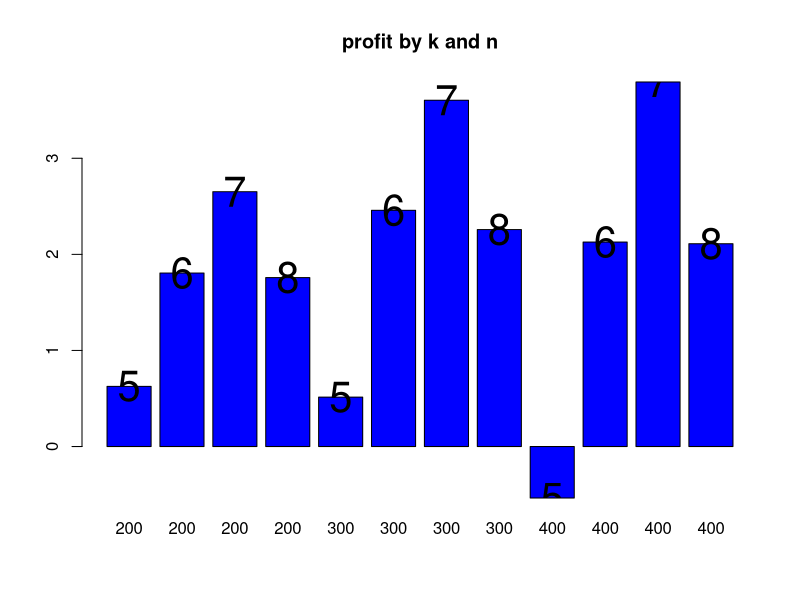
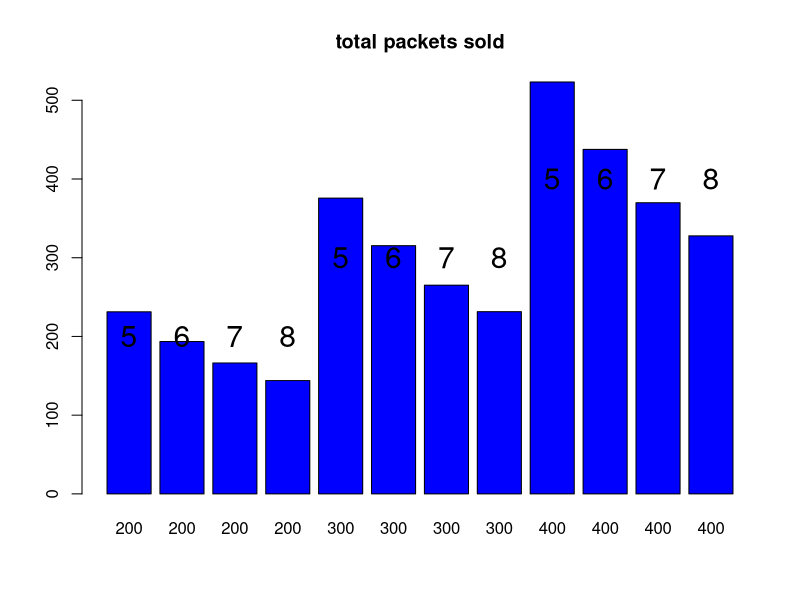
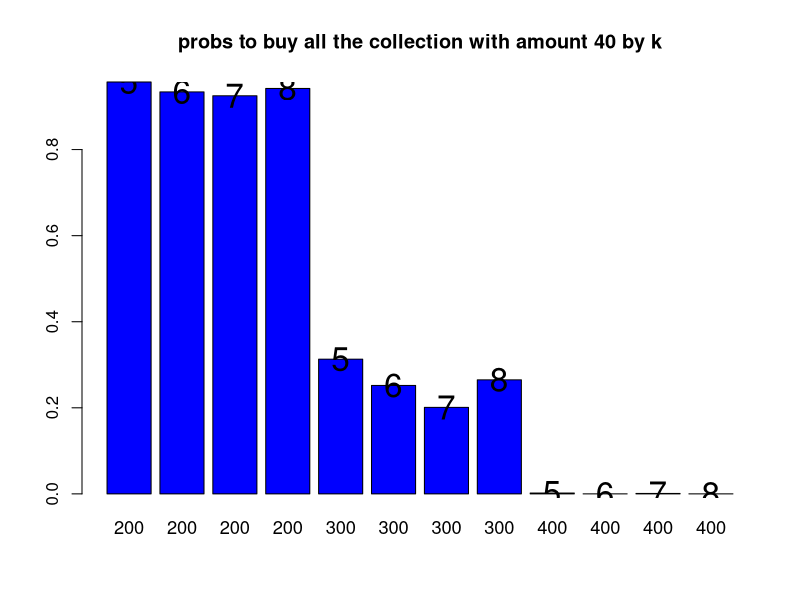
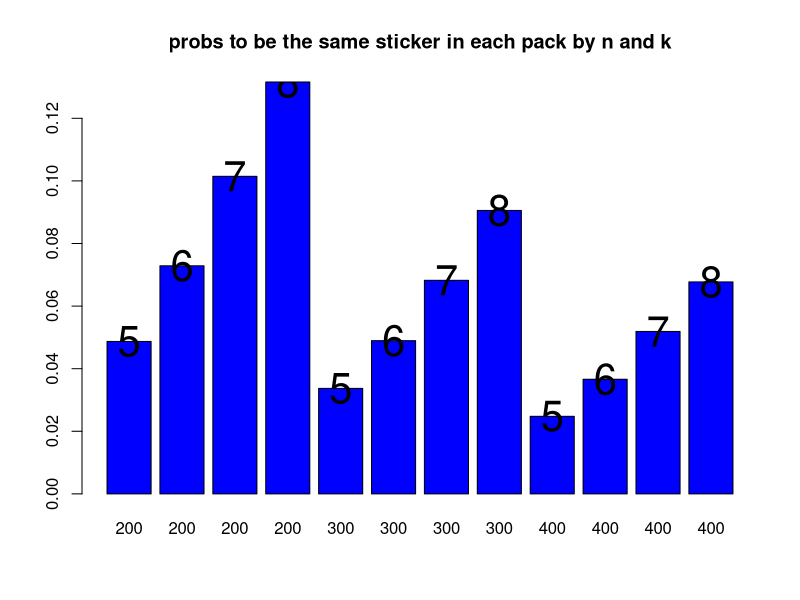

Here is the R script that generated these plots, in order: (Note: a time limit stopped this script after it produced the figures.)
###1 erwthma##################
fun2=function(n,k){
  sunolika=NULL
  for(i in 1:1000){
    p=0
    found=rep(FALSE,n)
    while(sum(found)<n){
      stick=sample(1:n,k,replace=FALSE)
      found[stick]=TRUE
      p=p+1
    }
    sunolika[i]=p
  }
  return(list("paketa"=mean(sunolika),"n"=n,"k"=k))
}




k=c(5,6,7,8)
n=c(200,300,400)
data <- data.frame(paketa= numeric(0),n = integer(0), k = integer(0))
for(n in c(200,300,400)){
  for(k in c(5,6,7,8)){
    result=fun2(n,k)
    data=rbind(data,data.frame(paketa=result[[1]],n=result[[2]],k=result[[3]]))
  }
}


data$selling=c(0.12,0.15,0.18,0.20)
sp5=(data[data$k==5,]$paketa)*(data[data$k==5,]$selling)
sp6=(data[data$k==6,]$paketa)*(data[data$k==6,]$selling)
sp7=(data[data$k==7,]$paketa)*(data[data$k==7,]$selling)
sp8=(data[data$k==8,]$paketa)*(data[data$k==8,]$selling)
selprice=matrix(t((cbind(sp5,sp6,sp7,sp8))))
data$selprice=data.frame(selprice)

kn=rep(NA,dim(data)[1])
kn[data$n==200]=4
kn[data$n==300]=7
kn[data$n==400]=11
data$kn=kn

data$totalcost=data$kn+(0.02*data$k*data$paketa)
data$profit=(data$selprice)-(data$totalcost)
names(data$profit)="profit"
data[data$profit==max(data$profit),]

labelsps=barplot((data$profit[1:12,]),names.arg=data$n,main="profit by k and n",col="blue")
text(x=labelsps,y=data$profit[1:12,],label=data$k,col='black',cex=2.5)

teb2=barplot(data$paketa,names.arg=data$n,col="blue",main="total packets sold")
text(x=teb2,y=data$n,label=data$k,col='black',cex=1.8)



############2 erwthma##########################
fun3=function(n,k){
  sunolika=NULL
  for(i in 1:1000){
    p=0
    found=rep(FALSE,n)
    while(sum(found)<n){
      stick=sample(1:n,k)
      found[stick]=TRUE
      p=p+1
    }
    sunolika[i]=p
  }
  return(list(sunolika,"n"=n,"k"=k))
}


data <- data.frame(selprice=integer(0),'n'=integer(0),'k'=integer(0))
for(n in c(200,300,400)){
  for(k in c(5,6,7,8)){
    result=fun3(n,k)
    data=rbind(data,data.frame(result[[1]],result[[2]],result[[3]]))
  }
}
head(data)
names(data)=c("paketa","n","k")
head(data)
dim(data)
##################n=200#####
n=1000
n200k5=sum(data[data$n==200&data$k==5,]$paketa*0.12<40)/n
n200k6=sum(data[data$n==200&data$k==6,]$paketa*0.15<40)/n
n200k7=sum(data[data$n==200&data$k==7,]$paketa*0.18<40)/n
n200k8=sum(data[data$n==200&data$k==8,]$paketa*0.2<40)/n
prwto=cbind(n200k5,n200k6,n200k7,n200k8)

##n=300
n300k5=sum(data[data$n==300&data$k==5,]$paketa*0.12<40)/n
n300k6=sum(data[data$n==300&data$k==6,]$paketa*0.15<40)/n
n300k7=sum(data[data$n==300&data$k==7,]$paketa*0.18<40)/n
n300k8=sum(data[data$n==300&data$k==8,]$paketa*0.2<40)/n
deutero=cbind(n300k5,n300k6,n300k7,n300k8)


##n=400
n400k5=sum(data[data$n==400&data$k==5,]$paketa*0.12<40)/n
n400k6=sum(data[data$n==400&data$k==6,]$paketa*0.15<40)/n
n400k7=sum(data[data$n==400&data$k==7,]$paketa*0.18<40)/n
n400k8=sum(data[data$n==400&data$k==8,]$paketa*0.2<40)/n
trito=cbind(n400k5,n400k6,n400k7,n400k8)
total=data.frame(prwto,deutero,trito)

proba=c(0.957,0.934,0.925,0.942,0.313,0.252,0.201,0.265,0.002,
        0,0.001,0)
n=c(200,300,400)
k=c(5,6,7,8)
n200k=c(0.957,0.934,0.925,0.942)
n300k=c(0.313,0.252,0.201,0.265)
n400k=c(0.002,0,0.001,0)
k1=cbind(rep(200,4),k,n200k)
k2=cbind(rep(300,4),k,n300k)
k3=cbind(rep(400,4),k,n400k)
final=data.frame(rbind(k1,k2,k3))
names(final)=c('n','k','prob')
final
labelsps=barplot(final$prob,names.arg=final$n,col='blue',main="probs to buy all the collection with amount 40 by k",cex.names =1.1)
text(x=labelsps,y=final$prob,label=final$k,col='black',cex=2)






#######3 erwthma##########################
fun7=function(n,k){
  stick=list()
  for(i in 1:100000){
    stick[[i]]=sample(1:n,k,replace=TRUE)
  }
  k=lapply(stick, anyDuplicated)
  return(list('prob'=mean(k>0)))
}

prob <- data.frame(prob=integer(0),n = integer(0),k = integer(0))
for(n in c(200,300,400)){
  for(k in c(5,6,7,8)){
    result=fun7(n,k)
    prob=rbind(prob,data.frame(prob=result[[1]],n=n,k=k))
  }
}

labelsps=barplot(prob$prob,names.arg=prob$n,col='blue',main='probs to be the same sticker in each pack by n and k')
text(x=labelsps,y=prob$prob,label=prob$k,col='black',cex=2.5)


#########3erwthma if same sticker in each pack############
fun2=function(n,k){
  sunolika=NULL
  for(i in 1:1000){
    p=0
    found=rep(FALSE,n)
    while(sum(found)<n){
      stick=sample(1:n,k,replace=TRUE)
      found[stick]=TRUE
      p=p+1
    }
    sunolika[i]=p
  }
  return(list("paketa"=mean(sunolika),"n"=n,"k"=k))
}




k=c(5,6,7,8)
n=c(200,300,400)
data <- data.frame(paketa= numeric(0),n = integer(0), k = integer(0))
for(n in c(200,300,400)){
  for(k in c(5,6,7,8)){
    result=fun2(n,k)
    data=rbind(data,data.frame(paketa=result[[1]],n=result[[2]],k=result[[3]]))
  }
}


data$selling=c(0.12,0.15,0.18,0.20)
sp5=(data[data$k==5,]$paketa)*(data[data$k==5,]$selling)
sp6=(data[data$k==6,]$paketa)*(data[data$k==6,]$selling)
sp7=(data[data$k==7,]$paketa)*(data[data$k==7,]$selling)
sp8=(data[data$k==8,]$paketa)*(data[data$k==8,]$selling)
selprice=matrix(t((cbind(sp5,sp6,sp7,sp8))))
data$selprice=data.frame(selprice)

kn=rep(NA,dim(data)[1])
kn[data$n==200]=4
kn[data$n==300]=7
kn[data$n==400]=11
data$kn=kn

data$totalcost=data$kn+(0.02*data$k*data$paketa)
data$profit=(data$selprice)-(data$totalcost)
names(data$profit)="profit"
data[data$profit==max(data$profit),]


#anyDuplicated checks in the stickers 
#list if a package has the same stickers.
#If it does then it displays a list where the packages 
#that have 2 stickers and above have a positive number 
#and the rest zero that do not have the same number of stickers
#example 
stick=list()
for(i in 1:100){
  stick[[i]]=sample(1:200,5,replace=TRUE)
}
k=lapply(stick,anyDuplicated)

k>0
#if true the package that has two stickers or above is 
#true the package that has unique stickers zero 
mean(k>0)# caclulate probability tou have same stickers
